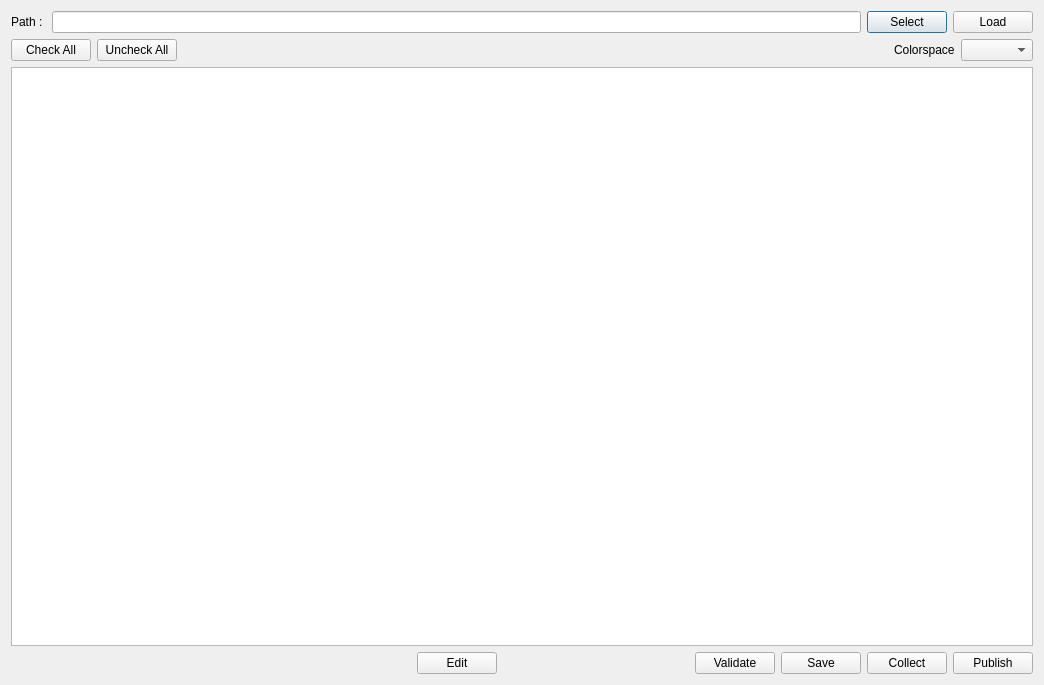
<?xml version="1.0" encoding="UTF-8"?>
<ui version="4.0">
 <class>Dialog</class>
 <widget class="QDialog" name="Dialog">
  <property name="geometry">
   <rect>
    <x>0</x>
    <y>0</y>
    <width>1044</width>
    <height>685</height>
   </rect>
  </property>
  <property name="windowTitle">
   <string>The Current Sgtk Environment</string>
  </property>
  <layout class="QVBoxLayout" name="verticalLayout">
   <item>
    <layout class="QHBoxLayout" name="horizontalLayout_2">
     <item>
      <widget class="QLabel" name="label">
       <property name="text">
        <string>Path : </string>
       </property>
      </widget>
     </item>
     <item>
      <widget class="QLineEdit" name="lineEdit"/>
     </item>
     <item>
      <widget class="QPushButton" name="select_dir">
       <property name="text">
        <string>Select</string>
       </property>
      </widget>
     </item>
     <item>
      <widget class="QPushButton" name="create_excel">
       <property name="text">
        <string>Load</string>
       </property>
      </widget>
     </item>
    </layout>
   </item>
   <item>
    <layout class="QHBoxLayout" name="horizontalLayout_3">
     <item>
      <widget class="QPushButton" name="check_all_btn">
       <property name="text">
        <string>Check All</string>
       </property>
      </widget>
     </item>
     <item>
      <widget class="QPushButton" name="uncheck_all_btn">
       <property name="text">
        <string>Uncheck All</string>
       </property>
      </widget>
     </item>
     <item>
      <spacer name="horizontalSpacer">
       <property name="orientation">
        <enum>Qt::Horizontal</enum>
       </property>
       <property name="sizeHint" stdset="0">
        <size>
         <width>40</width>
         <height>20</height>
        </size>
       </property>
      </spacer>
     </item>
     <item>
      <widget class="QLabel" name="label_2">
       <property name="text">
        <string>Colorspace</string>
       </property>
      </widget>
     </item>
     <item>
      <widget class="QComboBox" name="colorspace_combo"/>
     </item>
    </layout>
   </item>
   <item>
    <widget class="QTableView" name="seq_model_view"/>
   </item>
   <item>
    <layout class="QHBoxLayout" name="horizontalLayout">
     <item>
      <widget class="QLabel" name="excel_file_label">
       <property name="minimumSize">
        <size>
         <width>400</width>
         <height>0</height>
        </size>
       </property>
       <property name="text">
        <string/>
       </property>
      </widget>
     </item>
     <item>
      <widget class="QPushButton" name="edit_excel">
       <property name="text">
        <string>Edit</string>
       </property>
      </widget>
     </item>
     <item>
      <spacer name="horizontalSpacer_2">
       <property name="orientation">
        <enum>Qt::Horizontal</enum>
       </property>
       <property name="sizeHint" stdset="0">
        <size>
         <width>40</width>
         <height>20</height>
        </size>
       </property>
      </spacer>
     </item>
     <item>
      <widget class="QPushButton" name="validate_excel">
       <property name="text">
        <string>Validate</string>
       </property>
      </widget>
     </item>
     <item>
      <widget class="QPushButton" name="save_excel">
       <property name="text">
        <string>Save</string>
       </property>
      </widget>
     </item>
     <item>
      <widget class="QPushButton" name="collect">
       <property name="text">
        <string>Collect</string>
       </property>
      </widget>
     </item>
     <item>
      <widget class="QPushButton" name="publish">
       <property name="text">
        <string>Publish</string>
       </property>
      </widget>
     </item>
    </layout>
   </item>
  </layout>
 </widget>
 <resources>
  <include location="resources.qrc"/>
 </resources>
 <connections/>
</ui>
